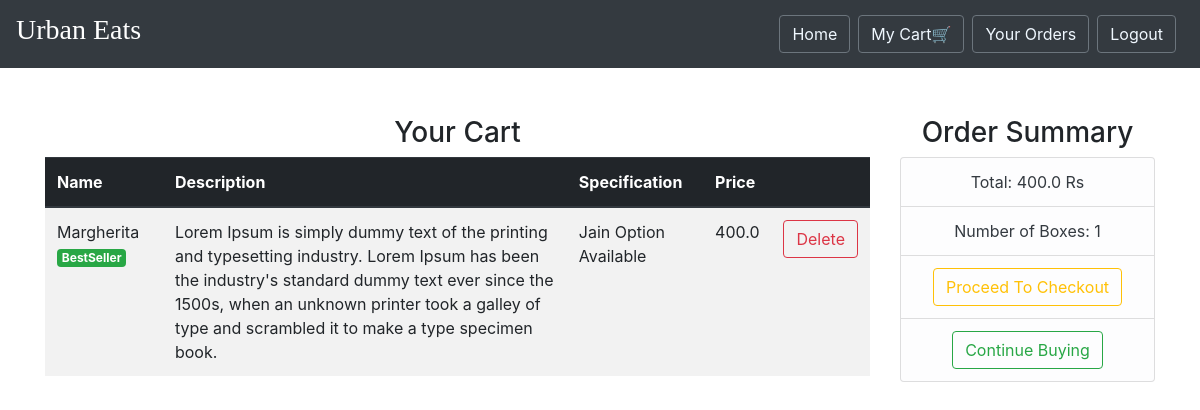
The app's page /cart/ (signed in), older data.
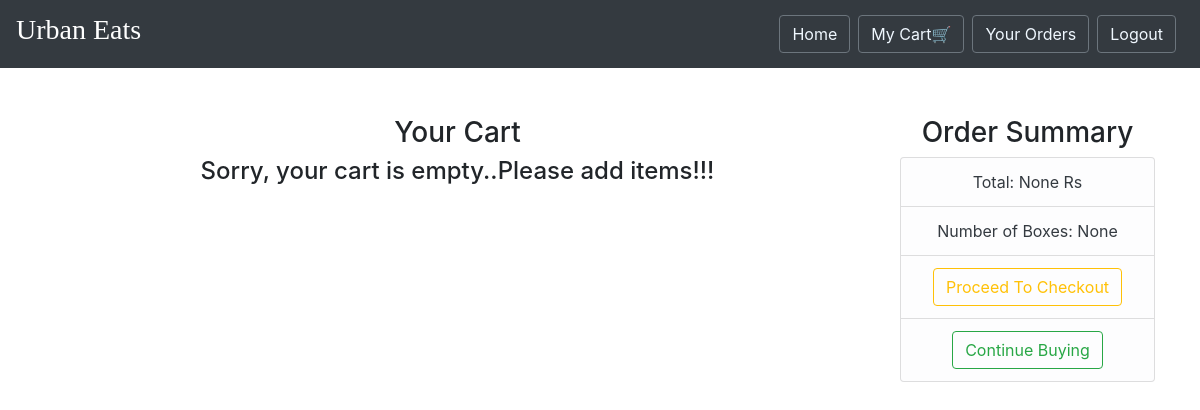
The same page, newer data.
### main/models.py (models this page shows, shortened)
class CartItems(models.Model):
    ORDER_STATUS = (
        ('Active', 'Active'),
        ('Delivered', 'Delivered')
    )
    user = models.ForeignKey(User, on_delete=models.CASCADE)
    item = models.ForeignKey(Item, on_delete=models.CASCADE)
    ordered = models.BooleanField(default=False)
    quantity = models.IntegerField(default=1)
    ordered_date = models.DateField(default=timezone.now)
    status = models.CharField(max_length=20, choices=ORDER_STATUS, default='Active')
    delivery_date = models.DateField(default=timezone.now)
    class Meta:
        verbose_name = 'Cart Item'
        verbose_name_plural = 'Cart Items'

class Item(models.Model):
    LABELS = (
        ('BestSeller', 'BestSeller'),
        ('New', 'New'),
        ('Spicy🔥', 'Spicy🔥'),
    )
    LABEL_COLOUR = (
        ('danger', 'danger'),
        ('success', 'success'),
        ('primary', 'primary'),
        ('info', 'info')
    )
    title = models.CharField(max_length=150)
    description = models.CharField(max_length=250,blank=True)
    price = models.FloatField()
    instructions = models.CharField(max_length=250,default="Jain Option Available")
    image = models.ImageField(default='default.png', upload_to='images/')
    labels = models.CharField(max_length=25, choices=LABELS, blank=True)
    label_colour = models.CharField(max_length=15, choices=LABEL_COLOUR, blank=True)
    slug = models.SlugField(default="sushi_name")
    created_by = models.ForeignKey(User, on_delete=models.CASCADE)

### main/views.py (the view)
# urls.py: path('cart/', views.get_cart_items, name='cart'),
@login_required
def get_cart_items(request):
    cart_items = CartItems.objects.filter(user=request.user,ordered=False)
    bill = cart_items.aggregate(Sum('item__price'))
    number = cart_items.aggregate(Sum('quantity'))
    total = bill.get("item__price__sum")
    count = number.get("quantity__sum")
    context = {
        'cart_items':cart_items,
        'total': total,
        'count': count,
    }
    return render(request, 'main/cart.html', context)

### main/templatetags/get_group.py (called while the page is built)
@register.filter(name='has_group')
def has_group(user, group_name):
    return user.groups.filter(name=group_name).exists()

### main/templates/main/cart.html
{% extends "main/layout.html" %}
{% block content %}
<div class="cart">
    <div class="container">
        <div class="row">
            <div class="col-sm-9 mt-5">
                <h3 class="text-center">Your Cart</h3>
                {% if cart_items %}
                <div class="table-responsive">
                    <table class="table table-striped table-hover">
                        <thead class="thead-dark">
                        <tr>
                            <th scope="col">Name</th>
                            <th scope="col">Description</th>
                            <th scope="col">Specification</th>
                            <th scope="col">Price</th>
                            <th scope="col"></th>
                        </tr>
                        </thead>
                        <tbody>
                            {% for cart in cart_items %}
                        <tr>
                            <td>{{ cart.item.title }} <span class="badge badge-{{ cart.item.label_colour }}">{{ cart.item.labels }}</span></td>
                            <td>{{ cart.item.description }}</td>
                            <td>{{ cart.item.instructions }}</td>
                            <td>{{ cart.item.price }}</td>
                            <td><a class="btn btn-outline-danger" href="{% url 'main:remove-from-cart' cart.id %}">Delete</a></td>
                        </tr>
                            {% endfor %}
                        </tbody>
                    </table>
                </div>
                {% else %}
                <h4 class="text-center">Sorry, your cart is empty..Please add items!!!</h4>
                {% endif %}
            </div>
            <div class="col-sm-3 mt-5 mb-3">
                <div class="content-section">
                    <h3 class="text-center">Order Summary</h3>
                      <ul class="list-group">
                        <li class="list-group-item list-group-item-light text-center text-dark">Total: {{ total }} Rs</li>
                        <li class="list-group-item list-group-item-light text-center text-dark">Number of Boxes: {{ count }}</li>
                        <li class="list-group-item list-group-item-light text-center text-dark"><a class="btn btn-outline-warning" href="{% url 'main:ordered' %}">Proceed To Checkout</a></li>
                        <li class="list-group-item list-group-item-light text-center"><a class="btn btn-outline-success" href="/">Continue Buying</a></li>
                      </ul>
                </div>
            </div>
        </div>
    </div>
</div>
{% endblock content %}

Row changes from the older to the newer data that the page shows:
removed CartItems: item "Margherita", item.labels "BestSeller", item.description "Lorem Ipsum is simply dummy text of the printing and typesetting industry. Lorem Ipsum has been the industry's standard dummy text ever since the 1500s, when an unknown printer took a galley of type and scrambled it to make a type specimen book.", item.instructions "Jain Option Available", item.price "400.0"
Text that changed along with them:
{{ total }}: "400.0" → "None"
{{ count }}: "1" → "None"
text no longer shown: "Name Description Specification Price"
text now shown: "Sorry, your cart is empty..Please add items!!!"
